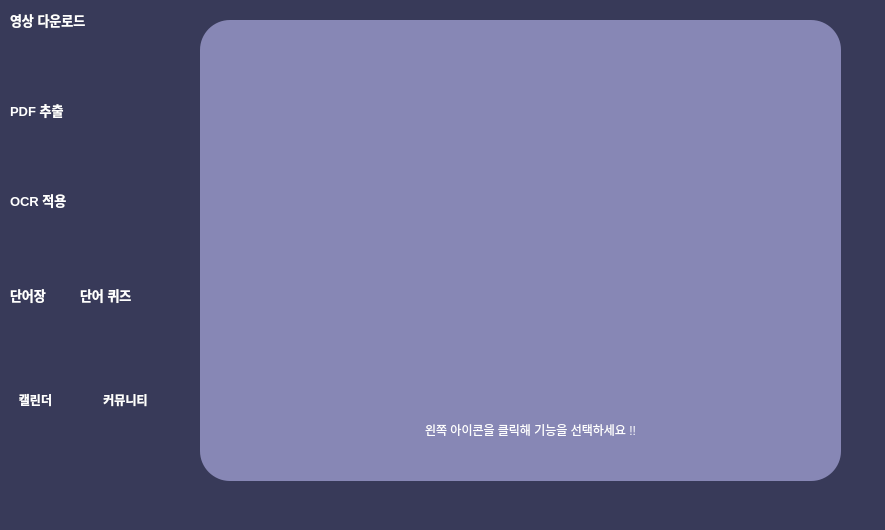
<?xml version="1.0" encoding="UTF-8"?>
<ui version="4.0">
 <class>MainWindow</class>
 <widget class="QMainWindow" name="MainWindow">
  <property name="geometry">
   <rect>
    <x>0</x>
    <y>0</y>
    <width>885</width>
    <height>530</height>
   </rect>
  </property>
  <property name="minimumSize">
   <size>
    <width>885</width>
    <height>530</height>
   </size>
  </property>
  <property name="maximumSize">
   <size>
    <width>885</width>
    <height>530</height>
   </size>
  </property>
  <property name="windowTitle">
   <string>MainWindow</string>
  </property>
  <property name="styleSheet">
   <string notr="true">QMainWindow{
	background-color: rgb(56, 58, 89);	
}</string>
  </property>
  <widget class="QWidget" name="centralwidget">
   <property name="minimumSize">
    <size>
     <width>885</width>
     <height>0</height>
    </size>
   </property>
   <property name="maximumSize">
    <size>
     <width>885</width>
     <height>575</height>
    </size>
   </property>
   <widget class="QLabel" name="label_2">
    <property name="geometry">
     <rect>
      <x>10</x>
      <y>10</y>
      <width>121</width>
      <height>21</height>
     </rect>
    </property>
    <property name="styleSheet">
     <string notr="true">font: 75 9pt &quot;CookieRun Bold&quot;;
color:white;</string>
    </property>
    <property name="text">
     <string>&lt;html&gt;&lt;head/&gt;&lt;body&gt;&lt;p&gt;&lt;span style=&quot; font-size:10pt; font-weight:600;&quot;&gt;영상 다운로드&lt;/span&gt;&lt;/p&gt;&lt;/body&gt;&lt;/html&gt;</string>
    </property>
   </widget>
   <widget class="QLabel" name="label_3">
    <property name="geometry">
     <rect>
      <x>10</x>
      <y>100</y>
      <width>91</width>
      <height>21</height>
     </rect>
    </property>
    <property name="styleSheet">
     <string notr="true">font: 75 9pt &quot;CookieRun Bold&quot;;
color:white;</string>
    </property>
    <property name="text">
     <string>&lt;html&gt;&lt;head/&gt;&lt;body&gt;&lt;p&gt;&lt;span style=&quot; font-size:10pt; font-weight:600;&quot;&gt;PDF 추출&lt;/span&gt;&lt;/p&gt;&lt;/body&gt;&lt;/html&gt;</string>
    </property>
   </widget>
   <widget class="QLabel" name="label_4">
    <property name="geometry">
     <rect>
      <x>10</x>
      <y>190</y>
      <width>91</width>
      <height>21</height>
     </rect>
    </property>
    <property name="styleSheet">
     <string notr="true">font: 75 9pt &quot;CookieRun Bold&quot;;
color:white;</string>
    </property>
    <property name="text">
     <string>&lt;html&gt;&lt;head/&gt;&lt;body&gt;&lt;p&gt;&lt;span style=&quot; font-size:10pt; font-weight:600;&quot;&gt;OCR 적용&lt;/span&gt;&lt;/p&gt;&lt;/body&gt;&lt;/html&gt;</string>
    </property>
   </widget>
   <widget class="QLabel" name="label_5">
    <property name="geometry">
     <rect>
      <x>10</x>
      <y>285</y>
      <width>61</width>
      <height>21</height>
     </rect>
    </property>
    <property name="styleSheet">
     <string notr="true">font: 75 9pt &quot;CookieRun Bold&quot;;
color:white;</string>
    </property>
    <property name="text">
     <string>&lt;html&gt;&lt;head/&gt;&lt;body&gt;&lt;p&gt;&lt;span style=&quot; font-size:10pt; font-weight:600;&quot;&gt;단어장&lt;/span&gt;&lt;/p&gt;&lt;/body&gt;&lt;/html&gt;</string>
    </property>
   </widget>
   <widget class="QPushButton" name="anyang">
    <property name="geometry">
     <rect>
      <x>10</x>
      <y>40</y>
      <width>61</width>
      <height>51</height>
     </rect>
    </property>
    <property name="styleSheet">
     <string notr="true">QPushButton {	
	border-image: url(&quot;./ui/image/anyang.png&quot;);
	background-position: center;
    background-repeat: no-repeat;
	border: none;
	background-color: rgb(56, 58, 89);
	text-align: left;
	border-radius: 10px;
}
QPushButton:hover {
	background-color: rgb(33, 37, 43);
}
QPushButton:pressed {	
	background-color: rgb(85, 170, 255);
}</string>
    </property>
    <property name="text">
     <string/>
    </property>
   </widget>
   <widget class="QPushButton" name="youtube">
    <property name="geometry">
     <rect>
      <x>90</x>
      <y>40</y>
      <width>61</width>
      <height>51</height>
     </rect>
    </property>
    <property name="styleSheet">
     <string notr="true">QPushButton {	
	border-image: url(&quot;./ui/image/youtube.png&quot;);
	background-position: center;
    background-repeat: no-repeat;
	border: none;
	background-color: rgb(56, 58, 89);
	text-align: center;
	border-radius: 10px;
}
QPushButton:hover {
	background-color: rgb(33, 37, 43);
}
QPushButton:pressed {	
	background-color: rgb(85, 170, 255);
}</string>
    </property>
    <property name="text">
     <string/>
    </property>
   </widget>
   <widget class="QPushButton" name="pdf">
    <property name="geometry">
     <rect>
      <x>10</x>
      <y>130</y>
      <width>61</width>
      <height>51</height>
     </rect>
    </property>
    <property name="styleSheet">
     <string notr="true">QPushButton {	
	border-image: url(&quot;./ui/image/pdf.png&quot;);
	background-position: center;
    background-repeat: no-repeat;
	border: none;
	background-color: rgb(56, 58, 89);
	text-align: center;
	border-radius: 10px;
}
QPushButton:hover {
	background-color: rgb(33, 37, 43);
}
QPushButton:pressed {	
	background-color: rgb(85, 170, 255);
}</string>
    </property>
    <property name="text">
     <string/>
    </property>
   </widget>
   <widget class="QPushButton" name="ocr">
    <property name="geometry">
     <rect>
      <x>10</x>
      <y>220</y>
      <width>61</width>
      <height>51</height>
     </rect>
    </property>
    <property name="styleSheet">
     <string notr="true">QPushButton{
border-image:url(&quot;./ui/image/ocr.png&quot;);
	background-position: center;
    background-repeat: no-repeat;
	border: none;
	background-color: rgb(56, 58, 89);
	text-align: center;
	border-radius: 10px;
}
QPushButton:hover {
	background-color: rgb(33, 37, 43);
}
QPushButton:pressed {	
	background-color: rgb(85, 170, 255);
}</string>
    </property>
    <property name="text">
     <string/>
    </property>
   </widget>
   <widget class="QPushButton" name="flashcard">
    <property name="geometry">
     <rect>
      <x>10</x>
      <y>310</y>
      <width>61</width>
      <height>51</height>
     </rect>
    </property>
    <property name="styleSheet">
     <string notr="true">QPushButton{
border-image:url(&quot;./ui/image/flash-cards.png&quot;);
	background-position: center;
    background-repeat: no-repeat;
	border: none;
	background-color: rgb(56, 58, 89);
	text-align: center;
	border-radius: 10px;
}
QPushButton:hover {
	background-color: rgb(33, 37, 43);
}
QPushButton:pressed {	
	background-color: rgb(85, 170, 255);
}</string>
    </property>
    <property name="text">
     <string/>
    </property>
   </widget>
   <widget class="QPushButton" name="calendar">
    <property name="geometry">
     <rect>
      <x>10</x>
      <y>420</y>
      <width>61</width>
      <height>51</height>
     </rect>
    </property>
    <property name="styleSheet">
     <string notr="true">
QPushButton{
border-image:url(&quot;./ui/image/calendar.png&quot;);
	background-position: center;
    background-repeat: no-repeat;
	border: none;
	background-color: rgb(56, 58, 89);
	text-align: center;
	border-radius: 10px;
}
QPushButton:hover {
	background-color: rgb(33, 37, 43);
}
QPushButton:pressed {	
	background-color: rgb(85, 170, 255);
}</string>
    </property>
    <property name="text">
     <string/>
    </property>
   </widget>
   <widget class="QPushButton" name="bbs">
    <property name="geometry">
     <rect>
      <x>90</x>
      <y>420</y>
      <width>61</width>
      <height>51</height>
     </rect>
    </property>
    <property name="styleSheet">
     <string notr="true">

QPushButton{
border-image:url(&quot;./ui/image/chat.png&quot;);
	background-position: center;
    background-repeat: no-repeat;
	border: none;
	background-color: rgb(56, 58, 89);
	text-align: center;
	border-radius: 10px;
}
QPushButton:hover {
	background-color: rgb(33, 37, 43);
}
QPushButton:pressed {	
	background-color: rgb(85, 170, 255);
}</string>
    </property>
    <property name="text">
     <string/>
    </property>
   </widget>
   <widget class="QPushButton" name="quiz">
    <property name="geometry">
     <rect>
      <x>90</x>
      <y>310</y>
      <width>61</width>
      <height>51</height>
     </rect>
    </property>
    <property name="styleSheet">
     <string notr="true">

QPushButton{
border-image:url(&quot;./ui/image/speech-bubble.png&quot;);
	background-position: center;
    background-repeat: no-repeat;
	border: none;
	background-color: rgb(56, 58, 89);
	text-align: center;
	border-radius: 10px;
}
QPushButton:hover {
	background-color: rgb(33, 37, 43);
}
QPushButton:pressed {	
	background-color: rgb(85, 170, 255);
}</string>
    </property>
    <property name="text">
     <string/>
    </property>
   </widget>
   <widget class="QLabel" name="label_6">
    <property name="geometry">
     <rect>
      <x>10</x>
      <y>390</y>
      <width>51</width>
      <height>21</height>
     </rect>
    </property>
    <property name="styleSheet">
     <string notr="true">font: 75 9pt &quot;CookieRun Bold&quot;;
color:white;</string>
    </property>
    <property name="text">
     <string>&lt;html&gt;&lt;head/&gt;&lt;body&gt;&lt;p align=&quot;center&quot;&gt;&lt;span style=&quot; font-weight:600;&quot;&gt;캘린더&lt;/span&gt;&lt;/p&gt;&lt;/body&gt;&lt;/html&gt;</string>
    </property>
   </widget>
   <widget class="QStackedWidget" name="stackedWidget">
    <property name="geometry">
     <rect>
      <x>200</x>
      <y>20</y>
      <width>641</width>
      <height>461</height>
     </rect>
    </property>
    <property name="styleSheet">
     <string notr="true">QStackedWidget{
	background-color: rgb(135, 135, 181);
	border-radius:30px;

}</string>
    </property>
    <property name="frameShape">
     <enum>QFrame::Panel</enum>
    </property>
    <property name="frameShadow">
     <enum>QFrame::Plain</enum>
    </property>
    <property name="currentIndex">
     <number>0</number>
    </property>
    <widget class="QWidget" name="main">
     <widget class="QLabel" name="label_13">
      <property name="geometry">
       <rect>
        <x>180</x>
        <y>400</y>
        <width>301</width>
        <height>20</height>
       </rect>
      </property>
      <property name="styleSheet">
       <string notr="true">	font: 75 9pt &quot;CookieRun Bold&quot;;
	color:white;</string>
      </property>
      <property name="text">
       <string>&lt;html&gt;&lt;head/&gt;&lt;body&gt;&lt;p align=&quot;center&quot;&gt;왼쪽 아이콘을 클릭해 기능을 선택하세요 !!&lt;/p&gt;&lt;/body&gt;&lt;/html&gt;</string>
      </property>
     </widget>
     <widget class="QLabel" name="label_14">
      <property name="geometry">
       <rect>
        <x>70</x>
        <y>30</y>
        <width>521</width>
        <height>321</height>
       </rect>
      </property>
      <property name="styleSheet">
       <string notr="true">QLabel{
	border-image: url(&quot;./ui/image/study.png&quot;);
}</string>
      </property>
      <property name="text">
       <string>&lt;html&gt;&lt;head/&gt;&lt;body&gt;&lt;p align=&quot;center&quot;&gt;&lt;br/&gt;&lt;/p&gt;&lt;/body&gt;&lt;/html&gt;</string>
      </property>
     </widget>
    </widget>
    <widget class="QWidget" name="aw">
     <property name="styleSheet">
      <string notr="true"/>
     </property>
     <widget class="QPushButton" name="Home">
      <property name="geometry">
       <rect>
        <x>100</x>
        <y>310</y>
        <width>93</width>
        <height>28</height>
       </rect>
      </property>
      <property name="styleSheet">
       <string notr="true">QPushButton {	
	background-position: center;
    background-repeat: no-repeat;
	border: none;
	background-color: rgb(56, 58, 89);
	text-align: center;
	border-radius: 10px;
	font: 75 9pt &quot;CookieRun Bold&quot;;
	color:white;
}
QPushButton:hover {
	background-color: rgb(33, 37, 43);
}
QPushButton:pressed {	
	background-color: rgb(85, 170, 255);
}</string>
      </property>
      <property name="text">
       <string>홈페이지</string>
      </property>
     </widget>
     <widget class="QPushButton" name="OK">
      <property name="geometry">
       <rect>
        <x>470</x>
        <y>310</y>
        <width>93</width>
        <height>28</height>
       </rect>
      </property>
      <property name="styleSheet">
       <string notr="true">QPushButton {	
	background-position: center;
    background-repeat: no-repeat;
	border: none;
	background-color: rgb(56, 58, 89);
	text-align: center;
	border-radius: 10px;
	font: 75 9pt &quot;CookieRun Bold&quot;;
	color:white;
}
QPushButton:hover {
	background-color: rgb(33, 37, 43);
}
QPushButton:pressed {	
	background-color: rgb(85, 170, 255);
}</string>
      </property>
      <property name="text">
       <string>다운로드</string>
      </property>
     </widget>
     <widget class="QLabel" name="label">
      <property name="geometry">
       <rect>
        <x>160</x>
        <y>130</y>
        <width>341</width>
        <height>61</height>
       </rect>
      </property>
      <property name="styleSheet">
       <string notr="true">	font: 75 9pt &quot;CookieRun Bold&quot;;
	color:white;</string>
      </property>
      <property name="text">
       <string>&lt;html&gt;&lt;head/&gt;&lt;body&gt;&lt;p align=&quot;center&quot;&gt;&lt;span style=&quot; font-size:10pt; font-weight:600;&quot;&gt;꼭 실행 시 켜진 홈페이지에서 로그인 후 &lt;/span&gt;&lt;/p&gt;&lt;p align=&quot;center&quot;&gt;&lt;span style=&quot; font-size:10pt; font-weight:600;&quot;&gt;영상을 실행해주시고 버튼을 눌러주세요.&lt;/span&gt;&lt;/p&gt;&lt;/body&gt;&lt;/html&gt;</string>
      </property>
     </widget>
    </widget>
    <widget class="QWidget" name="yw">
     <property name="styleSheet">
      <string notr="true"/>
     </property>
     <widget class="QLineEdit" name="URL_textBox">
      <property name="geometry">
       <rect>
        <x>190</x>
        <y>190</y>
        <width>301</width>
        <height>41</height>
       </rect>
      </property>
      <property name="styleSheet">
       <string notr="true">font: 75 9pt &quot;CookieRun Bold&quot;;</string>
      </property>
      <property name="text">
       <string/>
      </property>
     </widget>
     <widget class="QLabel" name="label_7">
      <property name="geometry">
       <rect>
        <x>240</x>
        <y>100</y>
        <width>201</width>
        <height>61</height>
       </rect>
      </property>
      <property name="styleSheet">
       <string notr="true">font: 75 9pt &quot;CookieRun Bold&quot;;
color:white;</string>
      </property>
      <property name="text">
       <string>&lt;html&gt;&lt;head/&gt;&lt;body&gt;&lt;p align=&quot;center&quot;&gt;&lt;span style=&quot; font-size:11pt; font-weight:600;&quot;&gt;youtube 주소 입력&lt;/span&gt;&lt;/p&gt;&lt;/body&gt;&lt;/html&gt;</string>
      </property>
     </widget>
     <widget class="QPushButton" name="OK_2">
      <property name="geometry">
       <rect>
        <x>290</x>
        <y>290</y>
        <width>93</width>
        <height>28</height>
       </rect>
      </property>
      <property name="styleSheet">
       <string notr="true">QPushButton {	
	background-position: center;
    background-repeat: no-repeat;
	border: none;
	background-color: rgb(56, 58, 89);
	text-align: center;
	border-radius: 10px;
	font: 75 9pt &quot;CookieRun Bold&quot;;
	color:white;

}
QPushButton:hover {
	background-color: rgb(33, 37, 43);
}
QPushButton:pressed {	
	background-color: rgb(85, 170, 255);
}</string>
      </property>
      <property name="text">
       <string>확인</string>
      </property>
     </widget>
    </widget>
    <widget class="QWidget" name="pw">
     <property name="styleSheet">
      <string notr="true"/>
     </property>
     <widget class="QPushButton" name="OK_3">
      <property name="geometry">
       <rect>
        <x>290</x>
        <y>290</y>
        <width>93</width>
        <height>28</height>
       </rect>
      </property>
      <property name="styleSheet">
       <string notr="true">QPushButton {	
	background-position: center;
    background-repeat: no-repeat;
	border: none;
	background-color: rgb(56, 58, 89);
	text-align: center;
	border-radius: 10px;
	font: 75 9pt &quot;CookieRun Bold&quot;;
	color:white;
}
QPushButton:hover {
	background-color: rgb(33, 37, 43);
}
QPushButton:pressed {	
	background-color: rgb(85, 170, 255);
}</string>
      </property>
      <property name="text">
       <string>확인</string>
      </property>
     </widget>
     <widget class="QLineEdit" name="Video_textBox">
      <property name="geometry">
       <rect>
        <x>140</x>
        <y>190</y>
        <width>371</width>
        <height>41</height>
       </rect>
      </property>
      <property name="styleSheet">
       <string notr="true">font: 75 9pt &quot;CookieRun Bold&quot;;
</string>
      </property>
      <property name="text">
       <string>ex) 캡스톤디자인.mp4</string>
      </property>
     </widget>
     <widget class="QLabel" name="label_8">
      <property name="geometry">
       <rect>
        <x>210</x>
        <y>90</y>
        <width>251</width>
        <height>61</height>
       </rect>
      </property>
      <property name="styleSheet">
       <string notr="true">font: 75 9pt &quot;CookieRun Bold&quot;;
color:white;</string>
      </property>
      <property name="text">
       <string>&lt;html&gt;&lt;head/&gt;&lt;body&gt;&lt;p align=&quot;center&quot;&gt;&lt;span style=&quot; font-size:10pt; font-weight:600;&quot;&gt;다운로드 받을 영상이름 입력&lt;/span&gt;&lt;/p&gt;&lt;/body&gt;&lt;/html&gt;</string>
      </property>
     </widget>
    </widget>
    <widget class="QWidget" name="fw">
     <property name="styleSheet">
      <string notr="true"/>
     </property>
     <widget class="QLineEdit" name="DEF_textBox">
      <property name="geometry">
       <rect>
        <x>240</x>
        <y>230</y>
        <width>191</width>
        <height>41</height>
       </rect>
      </property>
      <property name="styleSheet">
       <string notr="true">	font: 75 9pt &quot;CookieRun Bold&quot;;
</string>
      </property>
      <property name="text">
       <string>ex)물</string>
      </property>
     </widget>
     <widget class="QLabel" name="label_1">
      <property name="geometry">
       <rect>
        <x>230</x>
        <y>70</y>
        <width>201</width>
        <height>61</height>
       </rect>
      </property>
      <property name="styleSheet">
       <string notr="true">	font: 75 9pt &quot;CookieRun Bold&quot;;
	color:white;</string>
      </property>
      <property name="text">
       <string>&lt;html&gt;&lt;head/&gt;&lt;body&gt;&lt;p align=&quot;center&quot;&gt;단어 입력&lt;/p&gt;&lt;/body&gt;&lt;/html&gt;</string>
      </property>
     </widget>
     <widget class="QLabel" name="label_9">
      <property name="geometry">
       <rect>
        <x>240</x>
        <y>170</y>
        <width>201</width>
        <height>61</height>
       </rect>
      </property>
      <property name="styleSheet">
       <string notr="true">	font: 75 9pt &quot;CookieRun Bold&quot;;
	color:white;</string>
      </property>
      <property name="text">
       <string>&lt;html&gt;&lt;head/&gt;&lt;body&gt;&lt;p align=&quot;center&quot;&gt;단어 정의 입력&lt;/p&gt;&lt;/body&gt;&lt;/html&gt;</string>
      </property>
     </widget>
     <widget class="QLineEdit" name="WORD_textBox">
      <property name="geometry">
       <rect>
        <x>240</x>
        <y>130</y>
        <width>191</width>
        <height>41</height>
       </rect>
      </property>
      <property name="styleSheet">
       <string notr="true">	font: 75 9pt &quot;CookieRun Bold&quot;;</string>
      </property>
      <property name="text">
       <string>ex)water</string>
      </property>
     </widget>
     <widget class="QPushButton" name="OK_4">
      <property name="geometry">
       <rect>
        <x>400</x>
        <y>320</y>
        <width>93</width>
        <height>28</height>
       </rect>
      </property>
      <property name="styleSheet">
       <string notr="true">QPushButton {	
	background-position: center;
    background-repeat: no-repeat;
	border: none;
	background-color: rgb(56, 58, 89);
	text-align: center;
	border-radius: 10px;
	font: 75 9pt &quot;CookieRun Bold&quot;;
	color:white;
}
QPushButton:hover {
	background-color: rgb(33, 37, 43);
}
QPushButton:pressed {	
	background-color: rgb(85, 170, 255);
}</string>
      </property>
      <property name="text">
       <string>완료</string>
      </property>
     </widget>
     <widget class="QPushButton" name="Create">
      <property name="geometry">
       <rect>
        <x>190</x>
        <y>320</y>
        <width>93</width>
        <height>28</height>
       </rect>
      </property>
      <property name="styleSheet">
       <string notr="true">QPushButton {	
	background-position: center;
    background-repeat: no-repeat;
	border: none;
	background-color: rgb(56, 58, 89);
	text-align: center;
	border-radius: 10px;
	font: 75 9pt &quot;CookieRun Bold&quot;;
	color:white;
}
QPushButton:hover {
	background-color: rgb(33, 37, 43);
}
QPushButton:pressed {	
	background-color: rgb(85, 170, 255);
}</string>
      </property>
      <property name="text">
       <string>생성</string>
      </property>
     </widget>
    </widget>
    <widget class="QWidget" name="fqw">
     <property name="styleSheet">
      <string notr="true"/>
     </property>
     <widget class="QLineEdit" name="Answer_textBox">
      <property name="geometry">
       <rect>
        <x>210</x>
        <y>390</y>
        <width>201</width>
        <height>41</height>
       </rect>
      </property>
      <property name="styleSheet">
       <string notr="true">QLineEdit{

	font: 75 9pt &quot;CookieRun Bold&quot;;

}</string>
      </property>
      <property name="text">
       <string>ex) test</string>
      </property>
     </widget>
     <widget class="QLabel" name="label_10">
      <property name="geometry">
       <rect>
        <x>210</x>
        <y>360</y>
        <width>201</width>
        <height>21</height>
       </rect>
      </property>
      <property name="styleSheet">
       <string notr="true">	font: 75 9pt &quot;CookieRun Bold&quot;;
</string>
      </property>
      <property name="text">
       <string>&lt;html&gt;&lt;head/&gt;&lt;body&gt;&lt;p align=&quot;center&quot;&gt;정답 입력&lt;/p&gt;&lt;/body&gt;&lt;/html&gt;</string>
      </property>
     </widget>
     <widget class="QLabel" name="Picture">
      <property name="geometry">
       <rect>
        <x>20</x>
        <y>10</y>
        <width>591</width>
        <height>321</height>
       </rect>
      </property>
      <property name="styleSheet">
       <string notr="true">QLabel{
	border-radius: 40px;
	font: 75 9pt &quot;CookieRun Bold&quot;;
	color:white;

}</string>
      </property>
      <property name="text">
       <string>사진 나오는 곳</string>
      </property>
     </widget>
     <widget class="QPushButton" name="OK_5">
      <property name="geometry">
       <rect>
        <x>450</x>
        <y>380</y>
        <width>93</width>
        <height>51</height>
       </rect>
      </property>
      <property name="styleSheet">
       <string notr="true">QPushButton {	
	background-position: center;
    background-repeat: no-repeat;
	border: none;
	background-color: rgb(56, 58, 89);
	text-align: center;
	border-radius: 10px;	
	font: 75 9pt &quot;CookieRun Bold&quot;;
	color:white;
}
QPushButton:hover {
	background-color: rgb(33, 37, 43);
}
QPushButton:pressed {	
	background-color: rgb(85, 170, 255);
}</string>
      </property>
      <property name="text">
       <string>확인</string>
      </property>
     </widget>
     <widget class="QPushButton" name="Start">
      <property name="geometry">
       <rect>
        <x>450</x>
        <y>340</y>
        <width>93</width>
        <height>28</height>
       </rect>
      </property>
      <property name="styleSheet">
       <string notr="true">QPushButton {	
	background-position: center;
    background-repeat: no-repeat;
	border: none;
	background-color: rgb(56, 58, 89);
	text-align: center;
	border-radius: 10px;
	font: 75 9pt &quot;CookieRun Bold&quot;;
	color:white;
}
QPushButton:hover {
	background-color: rgb(33, 37, 43);
}
QPushButton:pressed {	
	background-color: rgb(85, 170, 255);
}</string>
      </property>
      <property name="text">
       <string>문제 시작</string>
      </property>
     </widget>
    </widget>
   </widget>
   <widget class="QLabel" name="label_11">
    <property name="geometry">
     <rect>
      <x>80</x>
      <y>285</y>
      <width>81</width>
      <height>21</height>
     </rect>
    </property>
    <property name="styleSheet">
     <string notr="true">font: 75 9pt &quot;CookieRun Bold&quot;;
color:white;</string>
    </property>
    <property name="text">
     <string>&lt;html&gt;&lt;head/&gt;&lt;body&gt;&lt;p&gt;&lt;span style=&quot; font-size:10pt; font-weight:600;&quot;&gt;단어 퀴즈&lt;/span&gt;&lt;/p&gt;&lt;/body&gt;&lt;/html&gt;</string>
    </property>
   </widget>
   <widget class="QLabel" name="label_12">
    <property name="geometry">
     <rect>
      <x>90</x>
      <y>390</y>
      <width>71</width>
      <height>21</height>
     </rect>
    </property>
    <property name="styleSheet">
     <string notr="true">font: 75 9pt &quot;CookieRun Bold&quot;;
color:white;</string>
    </property>
    <property name="text">
     <string>&lt;html&gt;&lt;head/&gt;&lt;body&gt;&lt;p align=&quot;center&quot;&gt;&lt;span style=&quot; font-weight:600;&quot;&gt;커뮤니티&lt;/span&gt;&lt;/p&gt;&lt;/body&gt;&lt;/html&gt;</string>
    </property>
   </widget>
  </widget>
 </widget>
 <resources/>
 <connections/>
</ui>
